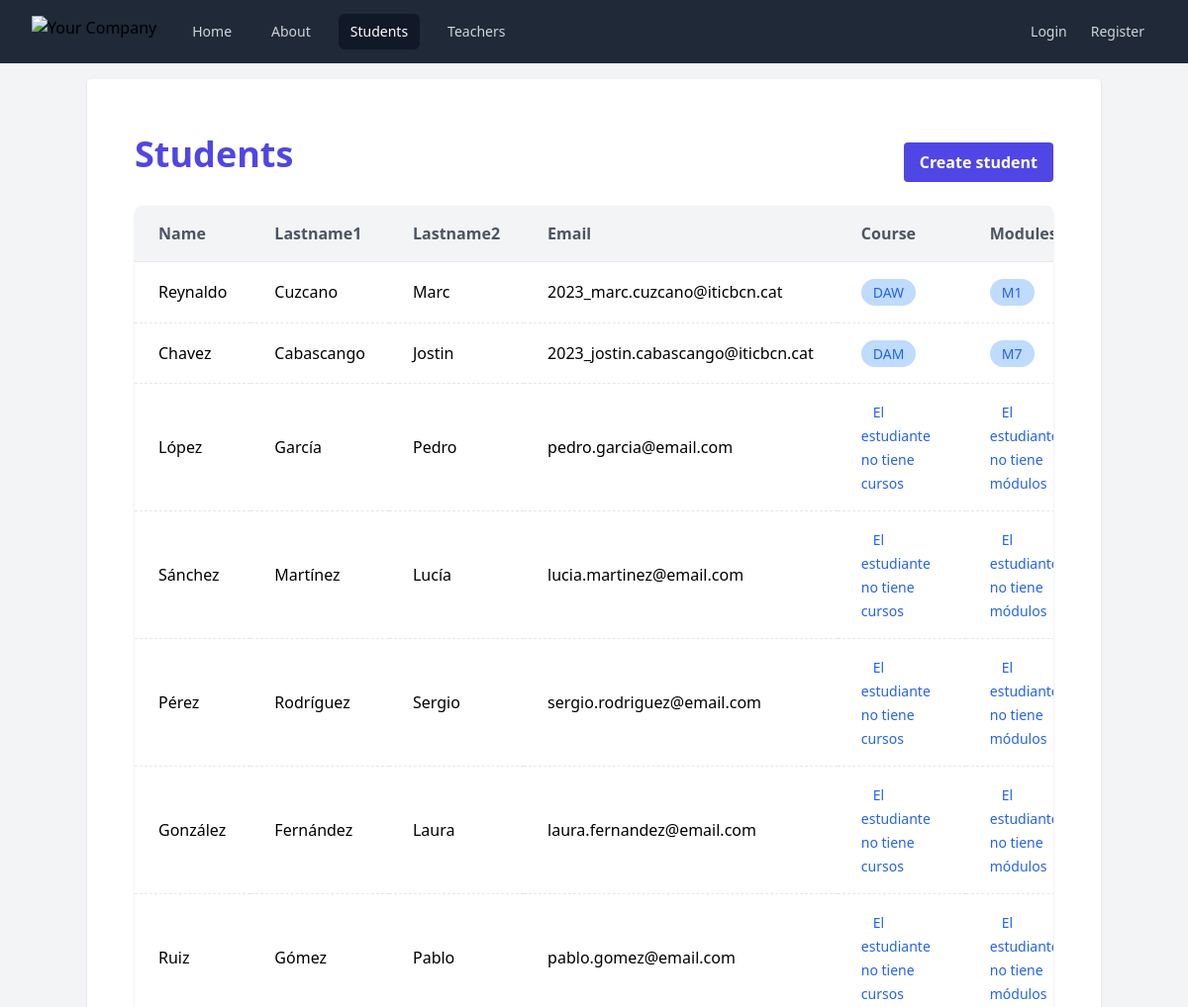
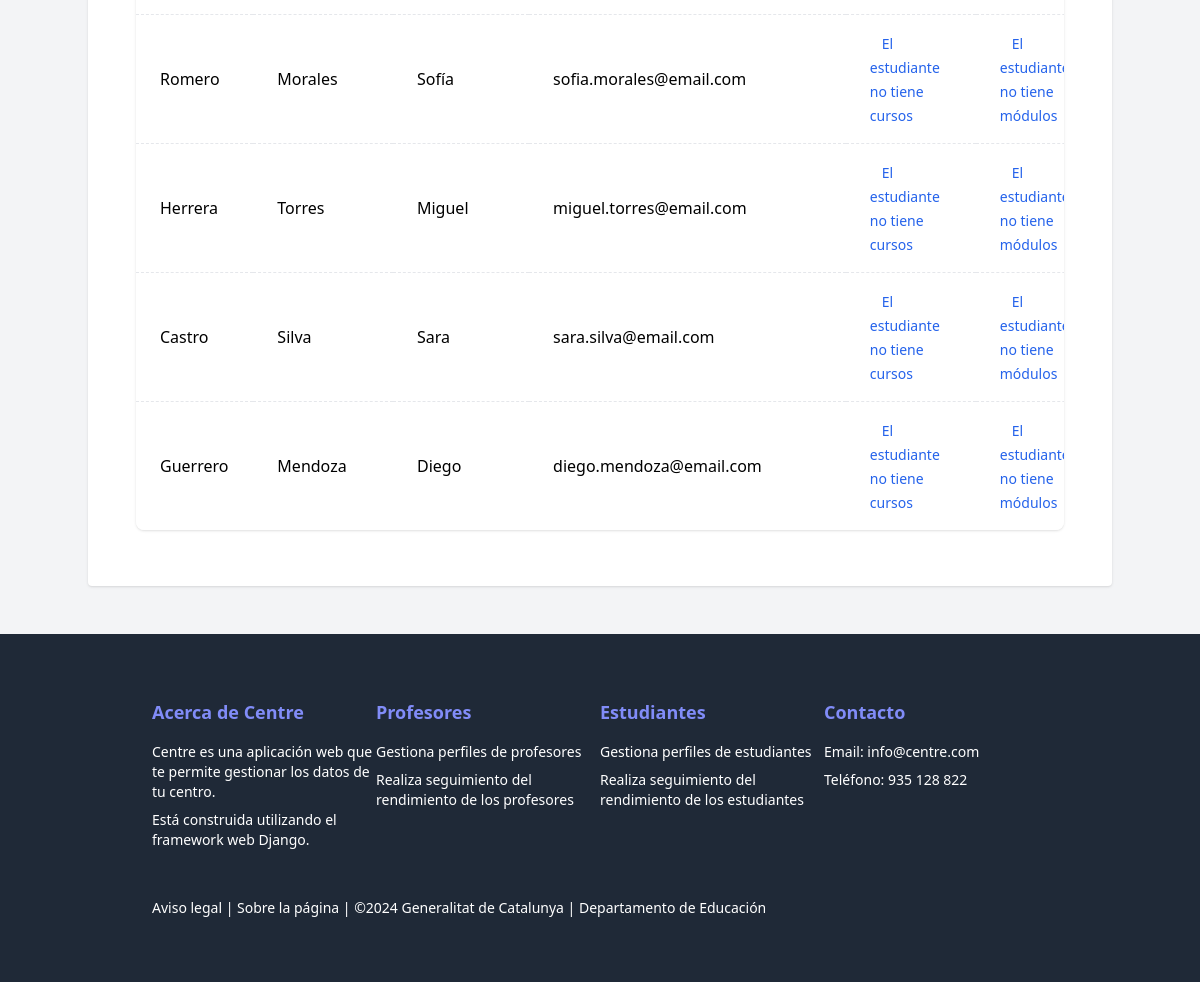
The page /students/ on the database its author committed (2 pictures, top to bottom).
### Centre/models.py (models this page shows, shortened)
class Person(models.Model):
    first_name = models.CharField(max_length=100)
    first_lastname = models.CharField(max_length=100)
    second_lastname = models.CharField(max_length=100)
    email = models.EmailField()
    role = models.CharField(max_length=2, choices=ROLE_CHOICES, blank=True)
    class Meta:
        abstract = True

class Student(Person):
    courses = models.ManyToManyField(Course)
    modules = models.ManyToManyField(Module)

class Course(models.Model):
    name = models.CharField(max_length=100)
    description = models.TextField()

class Module(models.Model):
    name = models.CharField(max_length=100)
    description = models.TextField()
    duration = models.IntegerField()
    course = models.ForeignKey(Course, on_delete=models.CASCADE)

### Centre/views.py (the view)
# urls.py: path("students/", StudentsView.as_view(), name="students"),
class StudentsView(View):
    def get(self, request):
        students = Student.objects.all()
        return render(request, "Centre/students/students.html", {"students": students})

### Centre/templates/Centre/students/students.html (shortened to what this page needs)
{% extends "base.html" %}
{% block content %}
    <div class="container mx-auto px-4 py-8">
        <div class="flex justify-between items-center mb-4">
            <h1 class="text-4xl font-bold mb-4 text-indigo-600">Students</h1>
            <a href="{% url 'students.create' %}"
               class="bg-indigo-600 hover:bg-indigo-700 text-white font-bold py-2 px-4 rounded focus:outline-none focus:shadow-outline">
                Create student
            </a>
        </div>
        <div class="overflow-x-auto bg-white rounded-lg shadow overflow-y-auto relative">
            <table class="border-collapse table-auto w-full whitespace-normal bg-white table-striped relative">
                <thead>
                <tr class="text-left">
                    <th class="py-4 px-6 sticky top-0 border-b border-gray-200 bg-gray-100 text-gray-600 w-auto">Name
                    </th>
                    <th class="py-4 px-6 sticky top-0 border-b border-gray-200 bg-gray-100 text-gray-600 w-auto">
                        Lastname1
                    </th>
                    <th class="py-4 px-6 sticky top-0 border-b border-gray-200 bg-gray-100 text-gray-600 w-auto">
                        Lastname2
                    </th>
                    <th class="py-4 px-6 sticky top-0 border-b border-gray-200 bg-gray-100 text-gray-600 w-auto">Email
                    </th>
                    <th class="py-4 px-6 sticky top-0 border-b border-gray-200 bg-gray-100 text-gray-600 w-auto">
                        Course
                    </th>
                    <th class="py-4 px-6 sticky top-0 border-b border-gray-200 bg-gray-100 text-gray-600 w-auto">
                        Modules
                    </th>
                </tr>
                </thead>
                <tbody>
                {% for student in students %}
                    <tr class="transition-colors duration-300 hover:bg-blue-200 hover:text-blue-800">
                        <td class="border-dashed border-t border-gray-200 px-6 py-4 w-auto">{{ student.first_name }}</td>
                        <td class="border-dashed border-t border-gray-200 px-6 py-4 w-auto">{{ student.first_lastname }}</td>
                        <td class="border-dashed border-t border-gray-200 px-6 py-4 w-auto">{{ student.second_lastname }}</td>
                        <td class="border-dashed border-t border-gray-200 px-6 py-4 w-auto">{{ student.email }}</td>
                        <td class="border-dashed border-t border-gray-200 px-6 py-4 w-auto">
                            {% for course in student.courses.all %}
                                <span class="bg-blue-200 text-blue-600 rounded-full px-3 py-1 text-sm">{{ course.name }}</span>
                            {% empty %}
                                <span class="text-blue-600 rounded-full px-3 py-1 text-sm">El estudiante no tiene cursos</span>
                            {% endfor %}
                        </td>
                        <td class="border-dashed border-t border-gray-200 px-6 py-4 w-auto">
                            {% for module in student.modules.all %}
                                <span class="bg-blue-200 text-blue-600 rounded-full px-3 py-1 text-sm">{{ module.name }}</span>
                            {% empty %}
                                <span class="text-blue-600 rounded-full px-3 py-1 text-sm">El estudiante no tiene módulos</span>
                            {% endfor %}
                        </td>
                    </tr>
                {% endfor %}
                </tbody>
            </table>
        </div>
    </div>
{% endblock %}

### rows shown on the page
Student: first_name "Reynaldo", first_lastname "Cuzcano", second_lastname "Marc", email "2023_marc.cuzcano@iticbcn.cat"
Course: name "DAW"
Module: name "M1"
Student: first_name "Chavez", first_lastname "Cabascango", second_lastname "Jostin", email "2023_jostin.cabascango@iticbcn.cat"
Course: name "DAM"
Module: name "M7"
Student: first_name "López", first_lastname "García", second_lastname "Pedro", email "pedro.garcia@email.com"
Student: first_name "Sánchez", first_lastname "Martínez", second_lastname "Lucía", email "lucia.martinez@email.com"
Student: first_name "Pérez", first_lastname "Rodríguez", second_lastname "Sergio", email "sergio.rodriguez@email.com"
Student: first_name "González", first_lastname "Fernández", second_lastname "Laura", email "laura.fernandez@email.com"
Student: first_name "Ruiz", first_lastname "Gómez", second_lastname "Pablo", email "pablo.gomez@email.com"
Student: first_name "Romero", first_lastname "Morales", second_lastname "Sofía", email "sofia.morales@email.com"
Student: first_name "Herrera", first_lastname "Torres", second_lastname "Miguel", email "miguel.torres@email.com"
Student: first_name "Castro", first_lastname "Silva", second_lastname "Sara", email "sara.silva@email.com"
Student: first_name "Guerrero", first_lastname "Mendoza", second_lastname "Diego", email "diego.mendoza@email.com"
